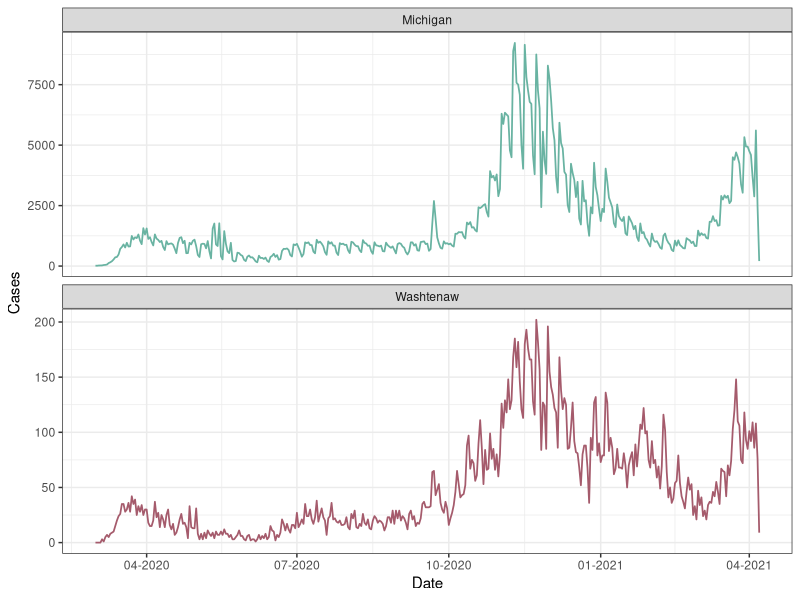
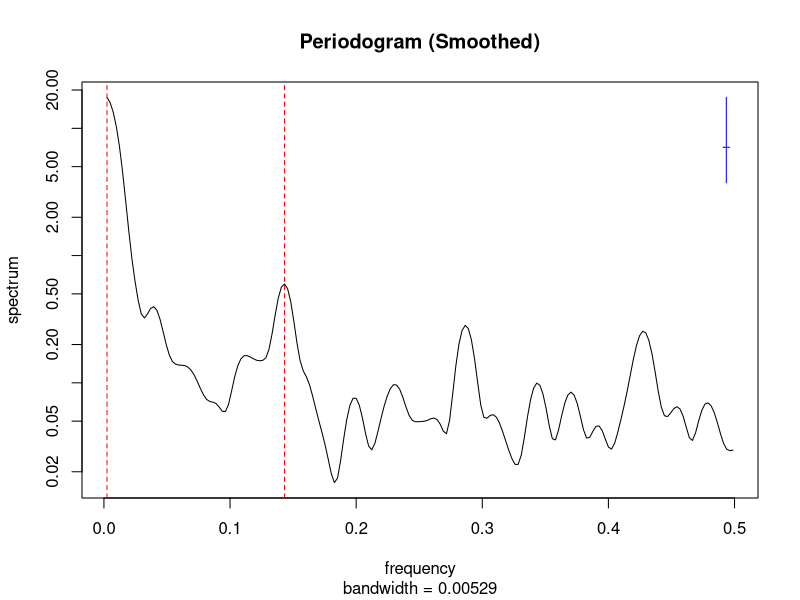

R code for these plots, in order:
## ---- chunk 1
library(tidyverse)
cases = read.csv("cases_deaths_by_county_date.csv",
                 colClasses = list(Date = "Date")) %>%
  filter(!is.na(Date), CASE_STATUS == "Confirmed") %>%
  select(-Updated, -CASE_STATUS, -ends_with("Cumulative"))
## ---- chunk 2
cases %>% 
  mutate(Cases_Washtenaw = ifelse(COUNTY == "Washtenaw", Cases, 0)) %>% 
  group_by(Date) %>%
  summarise(Cases_Michigan = sum(Cases), Cases_Washtenaw = sum(Cases_Washtenaw),
            .groups = "drop") %>%
  pivot_longer(-Date, names_to = "County", names_pattern = "Cases_(.*)", values_to = "Cases") %>%
  ggplot() +
    facet_wrap(~County, nrow = 2, scales = "free_y") +
    theme_bw() +
    geom_line(aes(Date, Cases, color = County), size = .6) +
    scale_color_manual(
      name = "Cases by Date", values = c("#69b3a2", "#a55b6c")
    ) +
    scale_x_date(date_labels = "%m-%Y") +
    guides(color = FALSE)
## ---- chunk 3
cases = cases %>% filter(COUNTY == "Washtenaw") %>% select(-COUNTY)
nb_lik = function(theta) {- sum(dnbinom(
  cases$Cases, size = exp(theta[1]), prob = exp(theta[2]), log = TRUE
))}
nb_mle = optim(c(0, -5), nb_lik)
-nb_mle$value # loglik = -1978.809
## ---- chunk 4
generate_aic_table=function(data, P, Q, D=0, ...){
	table=matrix(NA, (P+1), (Q+1))
	for(p in 0:P) {
		for(q in 0:Q) {
		  model_aic = try(
		    arima(data, order = c(p, D, q), method="ML", ...)$aic, 
		    silent = TRUE
		  )
		  table[p + 1,q + 1] = ifelse(
		    inherits(model_aic, "try-error"), NA, model_aic
		  )
		}
	}
	dimnames(table) = list(paste("AR", 0:P, sep=""), paste("MA", 0:Q, sep=""))
  table
}
## ---- chunk 5
log_cases = log(1 + cases$Cases)
smoothed = spectrum(log_cases, spans=c(5, 5, 5), main="Periodogram (Smoothed)")
idx_max = which.max(smoothed$spec) # 1
idx_max2 = which.max(smoothed$spec[41:length(smoothed$spec)]) + 40 # 58
abline(v=smoothed$freq[idx_max], lty=2, col='red') # freq = 0.002469, 405 days
abline(v=smoothed$freq[idx_max2], lty=2, col='red') # freq = 0.1432099, 1 week
## ---- chunk 6
arma11_s11 = arima(log_cases, order = c(1, 0, 1), method="ML",
                   seasonal = list(order = c(1, 0, 1), period = 7))
arma11_s11$loglik - sum(log_cases) # -1540.12
